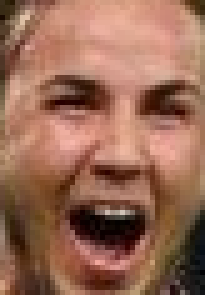
%> input picture image/assets/Faces/1.bmp, 41 x 59 px (shown 5 times larger); its folder holds 4 pictures in this run
$ octave exp4_1.m   (GNU Octave 9; MATLAB toolbox functions it lacks are replaced by stand-ins)
%> lines starting %> are read from the running program, lines starting %| are printed output that depends on the picture
### image/src/color_histogram.m
function color_histogram = color_histogram(img, L)
%COLOR_HISTOGRAM generate color histogram of img
% param img: image matrix
% param L: color bit length <= 8
% return color_histogram: vector, histogram

[~, ~, c] = size(img);
assert(c == 3, 'img should have 3 channels, i.g. RGB');
bins = 0 : 2 ^ (3 * L);

img = floor(double(img) / 2 ^ (8 - L));
pixel = img(:, :, 1) * 2 ^ (2 * L) + img(:, :, 2) * 2 ^ L + img(:, :, 3);
pixel = reshape(pixel, 1, []);

color_histogram = histcounts(pixel, bins) * 3 / numel(img);
end

### image/src/exp4_1.m
clear;
close all;
clc;

data_dir = '../assets/Faces/';
vec_3 = zeros(1, 2 ^ 9);
vec_4 = zeros(1, 2 ^ 12);
vec_5 = zeros(1, 2 ^ 15);

datas = ls(fullfile(data_dir, '*.bmp'));
data_num = length(datas);
for i = 1 : data_num
    img = imread(fullfile(data_dir, datas(i, :)));
%> img is the input picture: size 59x41x3 uint8; mean R, G, B 151.9, 105.3, 84.8
    vec_3 = vec_3 + color_histogram(img, 3);
%> in color_histogram, `img = floor(double(img) / 2 ^ (8 - L));`:
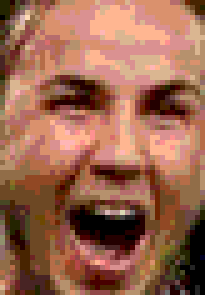
%> img: size 59x41x3 double (shown 5 times larger); mean R, G, B 4.26, 2.82, 2.19; drawn with min black and max white
%> in color_histogram, `pixel = img(:, :, 1) * 2 ^ (2 * L) + img(:, :, 2) * 2 ^ L + img(:, :, ..`:
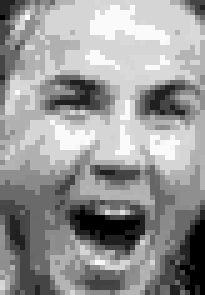
%> pixel: size 59x41 double (shown 5 times larger); min 0, max 501, mean 297.4; drawn with min black and max white
%> in color_histogram, `pixel = reshape(pixel, 1, []);`: pixel = 2419 values, max 501 at index 299, min 0 at index 4, mean 297.4
%> in color_histogram, `color_histogram = histcounts(pixel, bins) * 3 / numel(img);`: color_histogram = 512 values, max 0.103 at index 420, min 0 at index 3, mean 0.00195
%> vec_3 has the same summary as color_histogram in color_histogram
    vec_4 = vec_4 + color_histogram(img, 4);
%> vec_4 = 4096 values, max 0.0661 at index 3481, min 0 at index 3, mean 0.000244
    vec_5 = vec_5 + color_histogram(img, 5);
%> call 3 of color_histogram, with L = 5
%> in color_histogram (call 3), `pixel = img(:, :, 1) * 2 ^ (2 * L) + img(:, :, 2) * 2 ^ L + img(:, :, ..`:
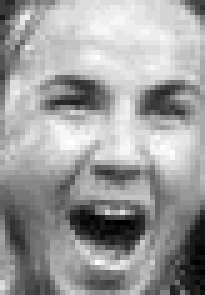
%> pixel: size 59x41 double (shown 5 times larger); min 0, max 31445, mean 19421; drawn with min black and max white
%> in color_histogram (call 3), `pixel = reshape(pixel, 1, []);`: pixel = 2419 values, max 31445 at index 855, min 0 at index 1106, mean 19421
end
%> pass 2 of the loop `for i = 1 : data_num`:
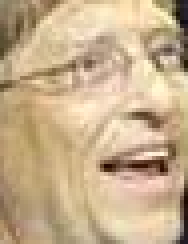
%> input picture image/assets/Faces/10.bmp, 47 x 61 px (shown 4 times larger)
%> img is the input picture: size 61x47x3 uint8; mean R, G, B 198.5, 173.8, 139.8
%> img: size 61x47x3 double
%> in color_histogram (call 4), `pixel = img(:, :, 1) * 2 ^ (2 * L) + img(:, :, 2) * 2 ^ L + img(:, :, ..`:
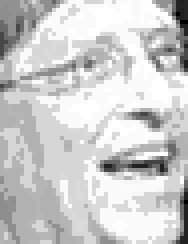
%> pixel: size 61x47 double (shown 4 times larger); min 0, max 510, mean 408.2; drawn with min black and max white
%> in color_histogram (call 4), `pixel = reshape(pixel, 1, []);`: pixel = 2867 values, max 510 at index 1045, min 0 at index 2688, mean 408.2
%> color_histogram = 512 values, max 0.207 at index 502, min 0 at index 2, mean 0.00195
%> vec_3 = 512 values, max 0.216 at index 356, min 0 at index 3, mean 0.00391
%> vec_4 = 4096 values, max 0.0661 at index 3481, min 0 at index 3, mean 0.000488
%> in color_histogram (call 6), `pixel = img(:, :, 1) * 2 ^ (2 * L) + img(:, :, 2) * 2 ^ L + img(:, :, ..`:
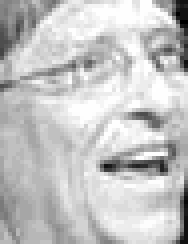
%> pixel: size 61x47 double (shown 4 times larger); min 2080, max 32762, mean 25646; drawn with min black and max white
%> in color_histogram (call 6), `pixel = reshape(pixel, 1, []);`: pixel = 2867 values, max 32762 at index 2341, min 2080 at index 2688, mean 25646
%> pass 3 of the loop `for i = 1 : data_num`:
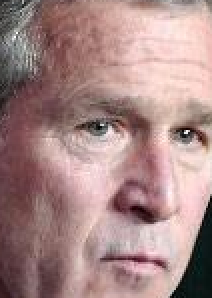
%> input picture image/assets/Faces/11.bmp, 106 x 149 px (shown 2 times larger)
%> img is the input picture: size 149x106x3 uint8; mean R, G, B 167.3, 136.2, 134.4
%> img: size 149x106x3 double
%> in color_histogram (call 7), `pixel = img(:, :, 1) * 2 ^ (2 * L) + img(:, :, 2) * 2 ^ L + img(:, :, ..`:
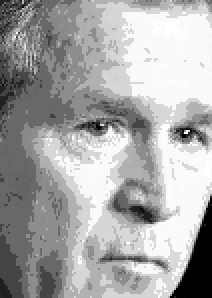
%> pixel: size 149x106 double (shown 2 times larger); min 0, max 511, mean 336.1; drawn with min black and max white
%> color_histogram = 512 values, max 0.173 at index 503, min 0 at index 2, mean 0.00195
%> vec_3 = 512 values, max 0.228 at index 502, min 0 at index 3, mean 0.00586
%> vec_4 = 4096 values, max 0.0661 at index 3481, min 0 at index 3, mean 0.000732
%> in color_histogram (call 9), `pixel = img(:, :, 1) * 2 ^ (2 * L) + img(:, :, 2) * 2 ^ L + img(:, :, ..`:
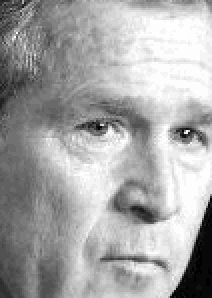
%> pixel: size 149x106 double (shown 2 times larger); min 0, max 32767, mean 21502; drawn with min black and max white
%> (the run ends here)
